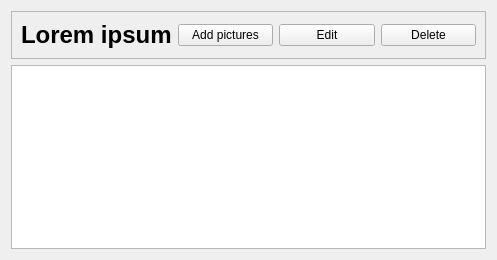
<?xml version="1.0" encoding="UTF-8"?>
<ui version="4.0">
 <class>AlbumWidget</class>
 <widget class="QWidget" name="AlbumWidget">
  <property name="geometry">
   <rect>
    <x>0</x>
    <y>0</y>
    <width>497</width>
    <height>260</height>
   </rect>
  </property>
  <property name="windowTitle">
   <string>Form</string>
  </property>
  <layout class="QVBoxLayout" name="verticalLayout">
   <item>
    <widget class="QFrame" name="albumInfoFrame">
     <property name="frameShape">
      <enum>QFrame::StyledPanel</enum>
     </property>
     <property name="frameShadow">
      <enum>QFrame::Raised</enum>
     </property>
     <layout class="QHBoxLayout" name="horizontalLayout">
      <item>
       <widget class="QLabel" name="albumName">
        <property name="font">
         <font>
          <pointsize>18</pointsize>
          <weight>75</weight>
          <bold>true</bold>
         </font>
        </property>
        <property name="text">
         <string>Lorem ipsum</string>
        </property>
       </widget>
      </item>
      <item>
       <widget class="QPushButton" name="addPicturesButton">
        <property name="text">
         <string>Add pictures</string>
        </property>
        <property name="icon">
         <iconset resource="res/resource.qrc">
          <normaloff>:/icons/photo-add.png</normaloff>:/icons/photo-add.png</iconset>
        </property>
       </widget>
      </item>
      <item>
       <widget class="QPushButton" name="editButton">
        <property name="text">
         <string>Edit</string>
        </property>
        <property name="icon">
         <iconset resource="res/resource.qrc">
          <normaloff>:/icons/album-edit.png</normaloff>:/icons/album-edit.png</iconset>
        </property>
       </widget>
      </item>
      <item>
       <widget class="QPushButton" name="deleteButton">
        <property name="text">
         <string>Delete</string>
        </property>
        <property name="icon">
         <iconset resource="res/resource.qrc">
          <normaloff>:/icons/album-delete.png</normaloff>:/icons/album-delete.png</iconset>
        </property>
       </widget>
      </item>
     </layout>
    </widget>
   </item>
   <item>
    <widget class="QListView" name="thumbnailListView"/>
   </item>
  </layout>
 </widget>
 <resources>
  <include location="res/resource.qrc"/>
 </resources>
 <connections/>
</ui>
